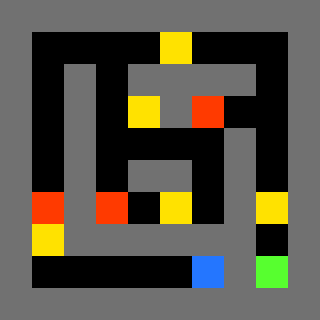

The image is a tile-based game level rendered from a .tmx file. Its description and complete source (layers, tilesets, objects, tile grids) follow:
An orthogonal 10x10 tile map with 32x32 px tiles, 1 tile layer (Tile Layer 1).

<map version="1.4" tiledversion="1.4.1" orientation="orthogonal" renderorder="right-down" width="10" height="10" tilewidth="32" tileheight="32" infinite="0" nextlayerid="2" nextobjectid="1">
 <editorsettings>
  <export target="untitled.json" format="json" />
 </editorsettings>
 <tileset firstgid="1" source="tiles.tsx" />
 <layer id="1" name="Tile Layer 1" width="10" height="10">
  <data encoding="csv">
1,1,1,1,1,1,1,1,1,1,
1,0,0,0,0,4,0,0,0,1,
1,0,1,0,1,1,1,1,0,1,
1,0,1,0,4,1,5,0,0,1,
1,0,1,0,0,0,0,1,0,1,
1,0,1,0,1,1,0,1,0,1,
1,5,1,5,0,4,0,1,4,1,
1,4,1,1,1,1,1,1,0,1,
1,0,0,0,0,0,3,1,2,1,
1,1,1,1,1,1,1,1,1,1
</data>
 </layer>
</map>